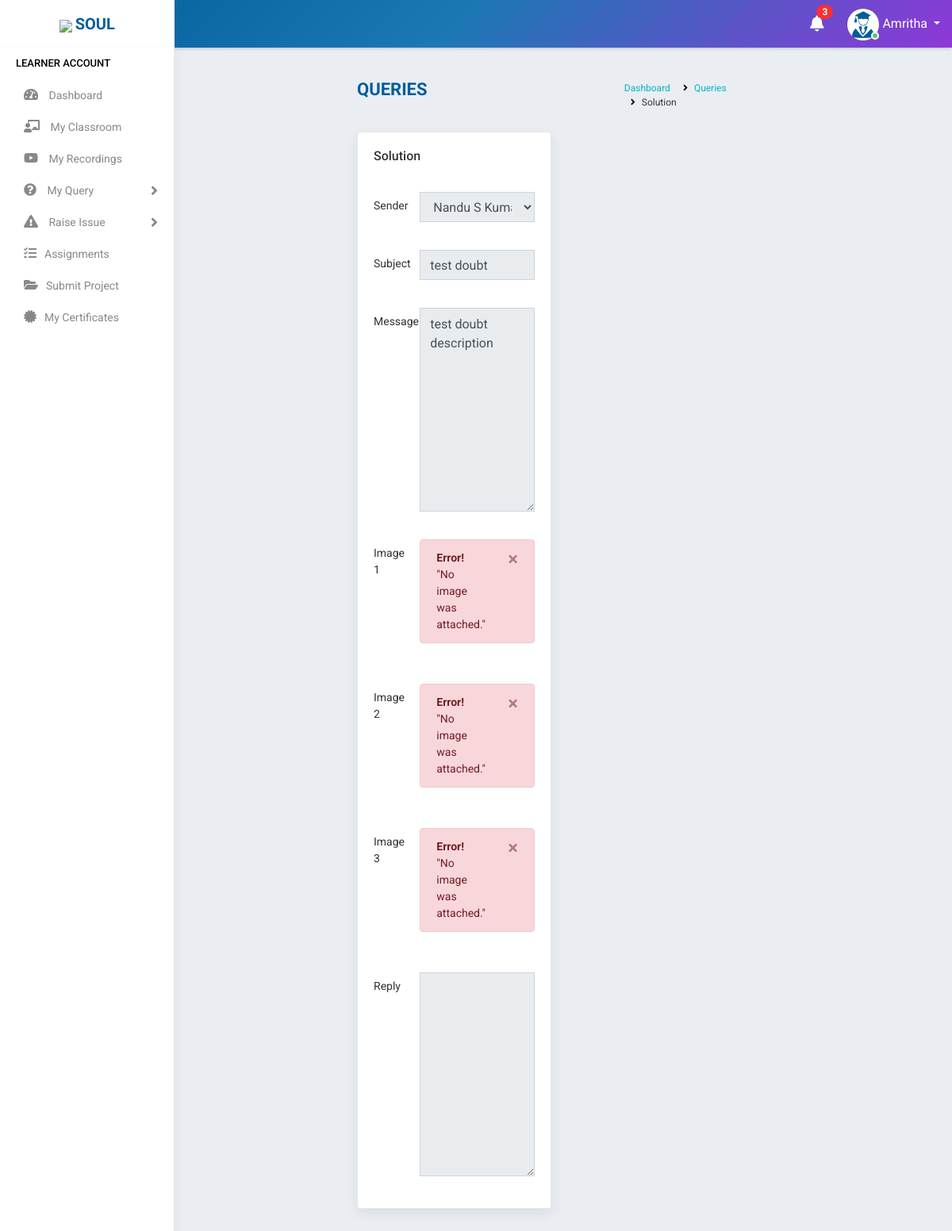
Page /view_dreply/1/ (signed in) on the committed database.
### accounts/models.py (models this page shows, shortened)
class Student(models.Model):
    state = (
    ('Andhra Pradesh','Andhra Pradesh'),
    ('Arunachal Pradesh','Arunachal Pradesh'),
    ('Assam','Assam'),
    ('Bihar','Bihar'),
    ('Chhattisgarh','Chattisgarh'),
    ('Goa','Goa'),
    ('Gujarat','Gujarat'),
    ('Haryana','Haryana'),
    ('Himachal Pradesh','Himachal Pradesh'),
    ('Jharkhand','Jharkhand'),
    ('Karnataka','Karnataka'),
    ('Kerala','Kerala'),
    ('Madhya Pradesh','Madhya Pradesh'),
    ('Maharashtra','Maharashtra'),
    ('Manipur','Manipur'),
    ('Meghalaya','Meghalaya'),
    ('Mizoram','Mizoram'),
    ('Nagaland','Nagaland'),
    ('Odisha','Odisha'),
    ('Rajasthan','Rajasthan'),
    ('Sikkim','Sikkim'),
    ('Tamil Nadu','Tamil Nadu'),
    ('Telangana','Telangana'),
    ('Tripura','Tripura'),
    ('Uttar Pradesh','Uttar Pradesh'),
    ('Uttarakhand','Uttarakhand'),
    ('West Bengal','West Bengal')
)
    groups = (
    ('AB+', 'AB+'),
    ('AB-', 'AB-'),
    ('A+', 'A+'),
    ('A-', 'A-'),
    ('B+', 'B+'),
    ('B-', 'B-'),
    ('O+', 'O+'),
    ('O-', 'O-'),
    )
    user= models.OneToOneField(User,on_delete=models.CASCADE,null=True,blank=True)
    name = models.CharField(max_length=100,blank=True)
    mobile = models.CharField(max_length=10,blank=True)
    email = models.EmailField(max_length=200,blank=True)
    sex = models.CharField(max_length=10,null=True,choices=(('Male','Male'),('Female','Female')),blank=True)
    dob = models.DateField(null=True, blank=True)
    blood_group = models.CharField(max_length=100,null=True, blank=True,choices=groups)
    house = models.CharField(max_length=100,null=True,blank=True)
    street =models.CharField(max_length=100,null=True,blank=True)
    street2 =models.CharField(max_length=100,null=True,blank=True)
    city = models.CharField(max_length=100,null=True,blank=True)
    state = models.CharField(max_length=100,null=True,choices=state,blank=True)
    course_enrolled = models.CharField(max_length=1000,null=True,blank=True)
    now_attending = models.CharField(max_length=1000,null=True,blank=True)
    start_date = models.DateField(null=True,blank=True)
    shared = models.BooleanField(default=False,choices=((True, 'Yes'), (False, 'No')),blank=True)
    payment = models.CharField(max_length=10,choices=(('Full','Full'),('Half','Half')),default='Half',blank=True)
    status = models.CharField(max_length=20,choices=(('Active','Active'),('Inactive','Inactive')),default='Active',blank=True)
    profile_pic = models.ImageField(null=True,default="student.jpg")
    total_fees = models.IntegerField(null=True,blank=True)
    fees_paid = models.IntegerField(null=True,blank=True)
    balance = models.IntegerField(null=True,blank=True)

class Doubt(models.Model):
    sender = models.ForeignKey(Student, on_delete=models.CASCADE,related_name='std',null=True,blank=True)
    receiver = models.ForeignKey(Staff,on_delete=models.CASCADE,related_name='tutor',null=True,limit_choices_to={'stype':"3"})
    subject = models.CharField(max_length=400,null=True)
    message = models.TextField(max_length=1500,null=True)
    ss1=models.ImageField(null=True,blank=True)
    ss2=models.ImageField(null=True,blank=True)
    ss3=models.ImageField(null=True,blank=True)
    reply = models.TextField(max_length=1500, null=True, blank=True)
    datetime = models.DateField(auto_now_add=True,null=True, blank=True)
    status = models.CharField(max_length=100,choices=(('Not replied','Not replied'),('Replied','Replied')),default='Not replied',blank=True)

### accounts/views.py (the view)
# urls.py: path('view_dreply/<id>/',ViewDReply.as_view(),name='view_dreply'),
class ViewDReply(View):
    def get(self, request,id):
        user=request.user
        if user.is_authenticated:
            try:
                s = Student.objects.get(user=user)
                note = Notification.objects.filter(receiver=user).filter(status="Not Read").order_by('-datetime')
                no_count = note.count()
                d=Doubt.objects.get(id=id)
                form = DoubtSendForm(instance=d)
                return render(request,'students/dreply.html',{'s':s,'no_count':no_count,'note':note,'form':form,'d':d})
            except:
                return redirect('home')
        return redirect('logout')

### accounts/forms.py
class DoubtSendForm(ModelForm):
    class Meta:
        model = Doubt
        fields = '__all__'

### accounts/models.py (called while the page is built)
    def __str__(self):
        return self.name

### accounts/templates/students/dreply.html (shortened to what this page needs)
{% extends 'accounts/main.html' %}
    {% block content %}
<div class="main-wrapper">
    {% include 'students/navbar.html' %}
    {% include 'students/sidebar.html' %}
    <div class="page-wrapper">
        <div class="content container-fluid">
            <div class="page-header">
                <div class="row">
                    <div class="col-lg-7 col-md-12 col-sm-12 col-12">
                        <h5 class="text-uppercase">Queries</h5>
                    </div>
                    <div class="col-lg-5 col-md-12 col-sm-12 col-12">
                        <ul class="list-inline breadcrumb float-right">
                        <li class="list-inline-item"><a href="{% url 'home' %}">Dashboard</a></li>
                        <li class="list-inline-item"><a href="{% url 'view_doubt_reply' %}">Queries</a></li>
                        <li class="list-inline-item">Solution</li>
                        </ul>
                    </div>
                </div>
            </div>
            <div class="row">
                <div class="col-md-6">
                <div class="card-box">
                    <h4 class="card-title">Solution</h4>
                    <br>
                    <form method="post"action>
                        <div class="form-group row">
                            <label class="col-md-3 col-form-label">Sender</label>
                            <div class="col-md-9">
                                {% load widget_tweaks %}
                                {% render_field form.receiver class="form-control" disabled="True" %}
                            </div>
                        </div>
                        <div class="form-group row">
                            <label class="col-md-3 col-form-label">Subject</label>
                            <div class="col-md-9">
                                {% render_field form.subject class="form-control" disabled="True" %}
                            </div>
                        </div>
                        <div class="form-group row">
                            <label class="col-md-3 col-form-label">Message</label>
                            <div class="col-md-9">
                                {% render_field form.message class="form-control" disabled="True" %}
                            </div>
                        </div>
                        <div class="form-group row">
                            <label class="col-md-3 col-form-label">Image 1</label>
                            <div class="col-md-9">
                                {% if d.ss1 %}
                                <img src="{{d.ss1.url}}" class="img-responsive">
                                {% else %}
                                <div class="alert alert-danger alert-dismissible fade show" role="alert">
                                    <strong>Error!</strong>
                                    "No image was attached."
                                    <button type="button" class="close" data-dismiss="alert" area-label="Close">
                                        <span area-hidden="true">×</span>
                                    </button>
                                </div>
                                {% endif %}
                            </div>
                        </div>
                        <div class="form-group row">
                            <label class="col-md-3 col-form-label">Image 2</label>
                            <div class="col-md-9">
                                {% if d.ss2 %}
                                <img src="{{d.ss2.url}}" class="img-responsive">
                                {% else %}
                                <div class="alert alert-danger alert-dismissible fade show" role="alert">
                                    <strong>Error!</strong>
                                    "No image was attached."
                                    <button type="button" class="close" data-dismiss="alert" area-label="Close">
                                        <span area-hidden="true">×</span>
                                    </button>
                                </div>
                                {% endif %}
                            </div>
                        </div>
                        <div class="form-group row">
                            <label class="col-md-3 col-form-label">Image 3</label>
                            <div class="col-md-9">
                                {% if d.ss3 %}
                                <img src="{{d.ss3.url}}" class="img-responsive">
                                {% else %}
                                <div class="alert alert-danger alert-dismissible fade show" role="alert">
                                    <strong>Error!</strong>
                                    "No image was attached."
                                    <button type="button" class="close" data-dismiss="alert" area-label="Close">
                                        <span area-hidden="true">×</span>
                                    </button>
                                </div>
                                {% endif %}
                            </div>
                        </div>
                        <div class="form-group row">
                            <label class="col-md-3 col-form-label">Reply</label>
                            <div class="col-md-9">
                                {% render_field form.reply class="form-control" disabled="True" %}
                            </div>
                        </div>
                    </form>
                </div>
            </div>
        </div>
    </div>
    {% endblock %}

### accounts/templates/students/navbar.html (shortened to what this page needs)
<div class="header">
    <div class="header-left">
        <a href="https://www.teqstories.com" class="logo">
            <img src="https://www.teqstories.com/assets/images/Blue.png" style="height: 40px;width:auto;">
            <span class="text-uppercase"><b>Soul</b></span>
        </a>
    </div>
    <div class="page-title-box float-left">
    </div>
    <ul class="nav user-menu float-right">
        {% include 'accounts/mini/notify.html' %}
        <li class="nav-item dropdown has-arrow">
            <a href="#" class="dropdown-toggle nav-link user-link" data-toggle="dropdown">
                <span class="user-img"><img class="rounded-circle" src="{{request.user.student.profile_pic.url}}" width="40" height="40" alt="{{request.user.student.name|title}}">
                    <span class="status online"></span></span>
                <span>{{request.user.student.name|title}}</span>
            </a>
        </li>
    </ul>
</div>

### rows in the picture
Doubt: receiver "Nandu S Kumar", subject "test doubt", message "test doubt description"

### other values in the picture
{{ no_count }} "3"
{{ request.user.student.name|title }} "Amritha"
